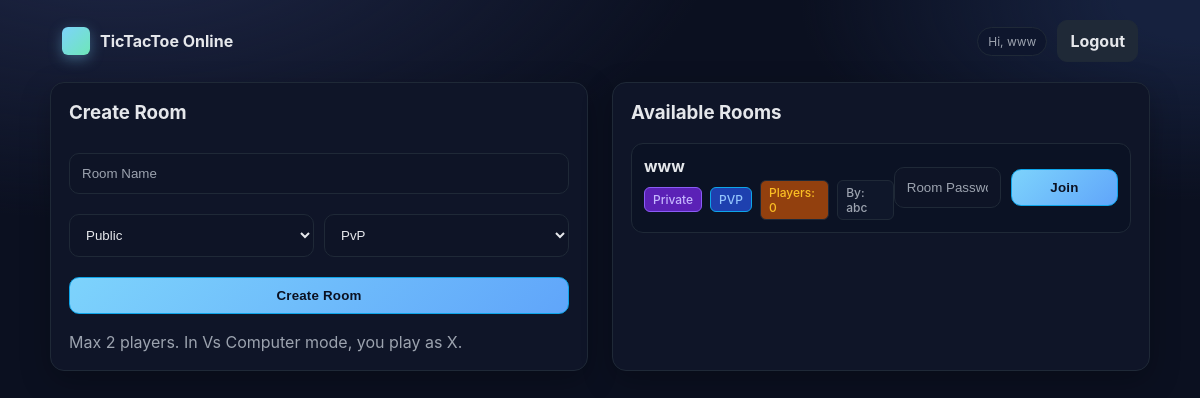
/dashboard (signed in), run on the app's committed database.
### run.py (models this page shows, shortened)
class Room(db.Model):
    id = db.Column(db.String(64), primary_key=True)
    name = db.Column(db.String(120), nullable=False)
    type = db.Column(db.String(20), nullable=False, default='public')  # public/private
    password = db.Column(db.String(255), nullable=True)  # store hashed or plain for demo
    mode = db.Column(db.String(20), nullable=False, default='pvp')  # pvp / bot
    created_by = db.Column(db.Integer, db.ForeignKey('user.id'), nullable=True)
    created_at = db.Column(db.DateTime, nullable=True, default=datetime.utcnow)

class User(db.Model):
    id = db.Column(db.Integer, primary_key=True)
    username = db.Column(db.String(80), unique=True, nullable=False)
    password_hash = db.Column(db.String(255), nullable=False)

### run.py (the view, shortened to what this page needs)
@app.route("/dashboard", methods=["GET", "POST"])
def dashboard():
    if "username" not in session:
        return redirect(url_for("login"))
    try:
        all_rooms = Room.query.all()
        room_list = []
        for r in all_rooms:
            count = len(active_rooms.get(r.id, {}).get('members', set()))
            creator_name = "Unknown"
            if r.created_by:
                creator = User.query.get(r.created_by)
                if creator:
                    creator_name = creator.username
            room_list.append({
                'id': r.id,
                'name': r.name,
                'type': r.type,
                'mode': r.mode,
                'players': count,
                'created_by': creator_name
            })
    except Exception as e:
        print(f"Error loading rooms: {e}")
        room_list = []
    return render_template("dashboard.html", rooms=room_list)

### templates/dashboard.html (shortened to what this page needs)
<!DOCTYPE html>
<html>
<head>
    <link rel="stylesheet" href="{{ url_for('static', filename='css/style.css') }}">
</head>
<body>
<div class="nav">
  <a class="brand" href="/">
    <div class="logo"></div>
    <span>TicTacToe Online</span>
  </a>
  <div class="right">
    <span class="chip">Hi, {{ session['username'] }}</span>
    <a class="btn secondary" href="{{ url_for('logout') }}">Logout</a>
  </div>
</div>
<div class="layout">
  <div class="card">
    <h3>Create Room</h3>
    <form method="POST">
      <input class="field" type="text" name="room_name" placeholder="Room Name" required>
      <div class="row">
        <select class="field" name="room_type" id="room_type">
          <option value="public">Public</option>
        </select>
        <select class="field" name="room_mode" id="room_mode">
          <option value="pvp">PvP</option>
        </select>
      </div>
      <button class="btn" type="submit">Create Room</button>
    </form>
    <p class="muted" style="margin:8px 0 0">Max 2 players. In Vs Computer mode, you play as X.</p>
  </div>
  <div class="card">
    <h3>Available Rooms</h3>
    <ul class="rooms-list" id="roomsList">
      {% for r in rooms %}
      <li data-room-id="{{ r['id'] }}">
        <div class="room-info">
          <div><strong>{{ r['name'] }}</strong></div>
          <div class="room-meta">
            <span class="tag {{ 'green' if r['type']=='public' else 'purple' }}">{{ r['type'] | capitalize }}</span>
            <span class="tag blue">{{ r['mode'] | upper }}</span>
            <span class="tag orange">Players: {{ r['players'] }}</span>
            <span class="tag">By: {{ r['created_by'] }}</span>
          </div>
        </div>
        <div class="room-actions">
          {% if r['type'] == 'public' %}
            <a class="btn" href="{{ url_for('game', room_id=r['id']) }}">Join</a>
          {% else %}
            {% if r['created_by'] == session['username'] %}
              <a class="btn" href="{{ url_for('game', room_id=r['id']) }}">Join (Your Room)</a>
            {% else %}
              <form action="{{ url_for('game', room_id=r['id']) }}" method="GET" class="row" style="align-items:center;">
                <input class="field" style="max-width:160px;" type="password" name="password" placeholder="Room Password" required>
                <button class="btn" type="submit">Join</button>
              </form>
            {% endif %}
          {% endif %}
        </div>
      </li>
      {% endfor %}
    </ul>
  </div>
</div>
</body>
</html>

### static/css/style.css (style rules this page uses)
:root { --bg: #0b1020; --bg-elev: #11172a; --text: #e5e7eb; --muted: #9ca3af; --primary: #6ee7b7; --primary-ink: #064e3b; --accent: #7dd3fc; --card: #0f1528; --border: #1f2937; }
* { box-sizing: border-box; }
html, body { height: 100%; }
body { font-family: Inter, system-ui, -apple-system, Segoe UI, Roboto, Arial, sans-serif; background: radial-gradient(1200px 600px at 10% -10%, #1b2340 10%, transparent 50%), radial-gradient(800px 400px at 100% 0%, #16213e 10%, transparent 50%), var(--bg); color: var(--text); margin: 0; }
input, select, button { margin: 10px 0; padding: 12px 12px; width: 100%; border-radius: 10px; border: 1px solid var(--border); background:#0b1224; color: var(--text); }
select { background:#0e1426; }
input::placeholder { color: var(--muted); }
button { background: linear-gradient(135deg, var(--primary), #34d399); color: var(--primary-ink); cursor: pointer; border: none; font-weight: 600; letter-spacing: .2px; }
.nav { display:flex; justify-content:space-between; align-items:center; margin: 12px auto; max-width: 1100px; padding: 8px 12px; }
.brand { display:flex; gap:10px; align-items:center; text-decoration:none; color: var(--text); font-weight:700; }
.brand .logo { width:28px; height:28px; background: linear-gradient(135deg, var(--accent), var(--primary)); border-radius:6px; box-shadow: 0 4px 14px rgba(125,211,252,.35); }
.nav .right { display:flex; align-items:center; gap:10px; }
.chip { padding: 6px 10px; border-radius: 999px; background:#0e162d; border:1px solid var(--border); color: var(--muted); font-size: 12px; }
.btn { display:inline-block; padding: 12px 16px; border-radius:12px; background: linear-gradient(135deg, var(--accent), #60a5fa); color:#0b1020; text-decoration:none; font-weight:700; border:1px solid #0ea5e9; }
.btn.secondary { background:#111827; color:#e5e7eb; border: 1px solid var(--border); }
.card { background: var(--card); padding: 18px; border-radius: 14px; border: 1px solid var(--border); box-shadow: 0 10px 30px rgba(0,0,0,.25); }
.card h3 { margin-top: 0; }
.muted { color: var(--muted); }
.rooms-list { list-style:none; padding:0; margin:0; display:flex; flex-direction:column; gap:10px; }
.room-meta { display:flex; gap:8px; align-items:center; }
.tag { padding:4px 8px; border-radius:999px; font-size:12px; border:1px solid var(--border); background:#0f172a; color: var(--muted); }
.tag.blue { border-color:#0ea5e9; color:#bae6fd; background:#052e35; }
.tag.purple { border-color:#8b5cf6; color:#ddd6fe; background:#1e1b4b; }

### templates/dashboard.html (style rules this page uses)
.layout { display:grid; grid-template-columns: 1fr 1fr; gap: 24px; max-width: 1100px; margin: 0 auto; }
.card { background: var(--card); padding:18px; border-radius:14px; border:1px solid var(--border); box-shadow: 0 10px 30px rgba(0,0,0,.25); text-align:left; }
.rooms-list { list-style:none; padding:0; margin:0; }
.rooms-list li { display:flex; justify-content:space-between; align-items:center; padding:12px; border:1px solid var(--border); border-radius:12px; margin-bottom:10px; background:#0b1224; }
.btn { padding:10px 12px; border-radius:10px; }
.btn.secondary { background:#1f2937; }
.field { width:100%; padding:12px; border:1px solid var(--border); border-radius:10px; background:#0e1426; color:var(--text); }
.row { display:flex; gap:10px; }
.room-meta { display:flex; gap:8px; margin-top:4px; }
.tag { padding:4px 8px; border-radius:6px; font-size:12px; font-weight:500; }
.tag.purple { background:#5b21b6; color:#c4b5fd; }
.tag.blue { background:#1e40af; color:#93c5fd; }
.tag.orange { background:#92400e; color:#fbbf24; }
.room-info { flex:1; }
.room-actions { display:flex; gap:8px; align-items:center; }

### data on the page
Room: username "www", name "www", type "Private", mode "PVP"
User: created_by "abc"

### other printed values
{{ r['players'] }} "0"
